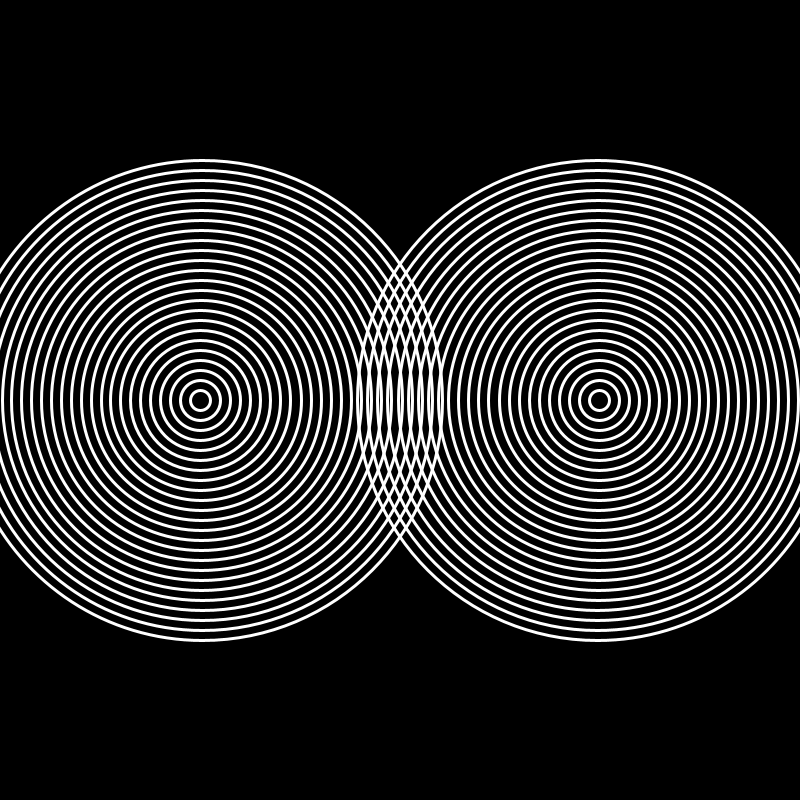
Frame 1 (no input)
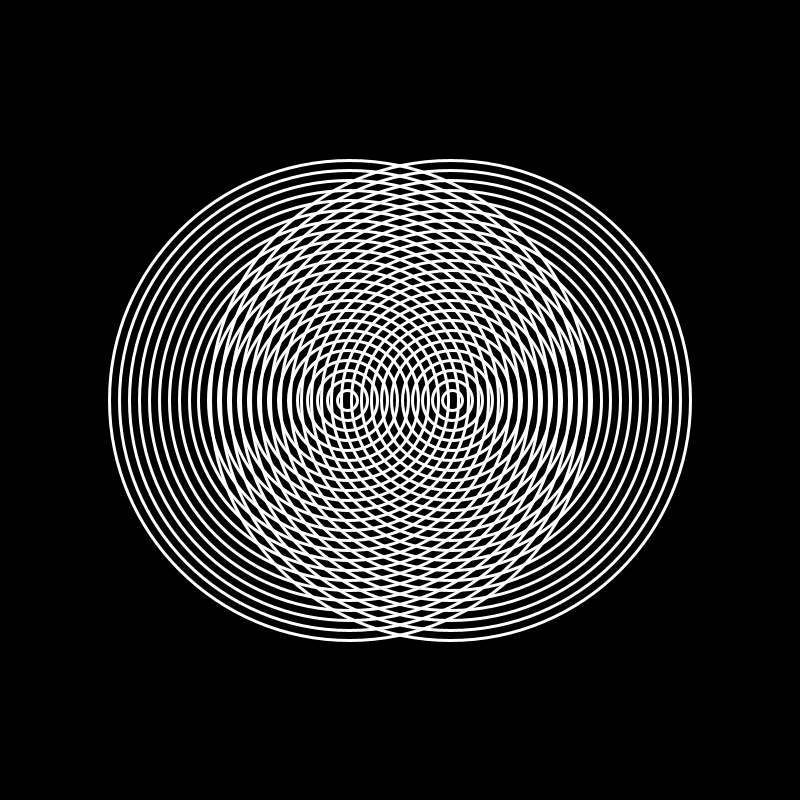
Frame 60 (the mouse pressed at the canvas centre just before this capture)
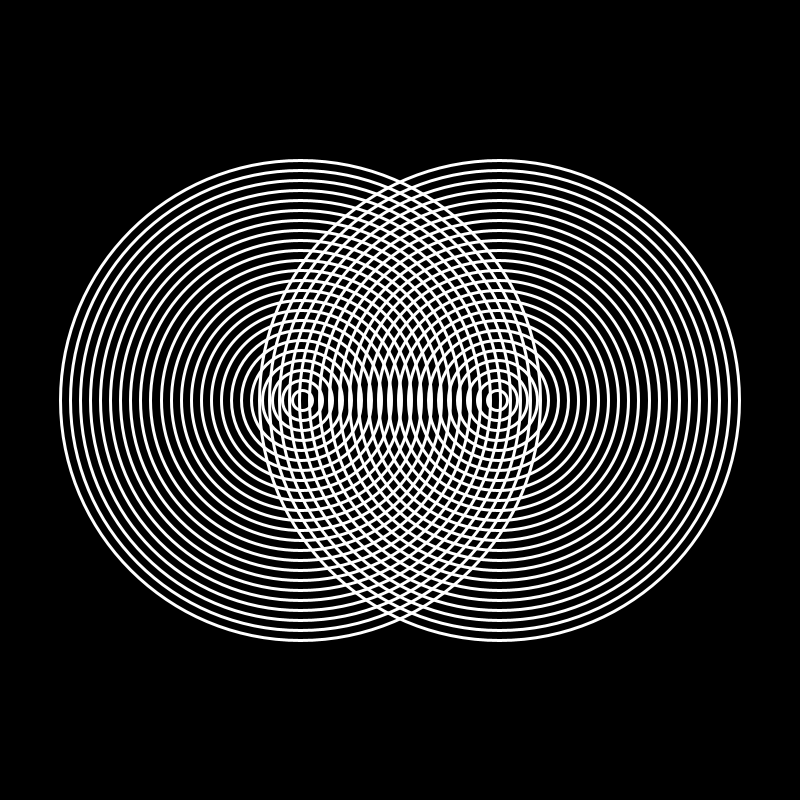
Frame 120 (the mouse held since frame 60 and released just before this capture)

The Processing sketch that drew these frames (run headless with seeded random() and noise(); from frame 60 on, the mouse is pressed at the canvas centre):

// Processing sketch: class04_3_example3
// ── class04_3_example3.pde
float move = 0;

void setup(){
  size(800,800);
  
}

void draw(){
  background(0);
  noFill();
  stroke(255);
  strokeWeight(3);
    for (int i = 0; i < 50; i += 2){
      pushMatrix();
        translate(200+move%400,height/2);
        ellipse(0,0,10*i,10*i);
      popMatrix();
      
      pushMatrix();
        translate(width-200+((move*-1)%400),height/2);
        ellipse(0,0,10*i,10*i);
      popMatrix();  
      move += 0.1;
    }
}
